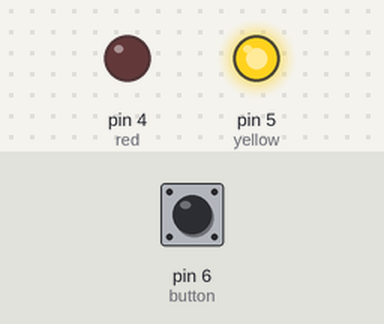
The sketch below on a simulated Arduino Uno, built with avr-gcc and run on an emulated ATmega328P. Shown: output pins drawn as LEDs (lit = HIGH). The test bench sets the inputs (shaded band); at power-on: pin 6 (button) HIGH.

Above: at 1.2 s.
1.3 s: pin 6 (button) pulled LOW for 0.15 s
At 1.37 s:
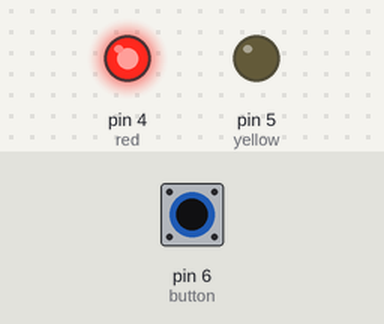
2.9 s: pin 6 (button) pulled LOW for 3.2 s
At 7.1 s:
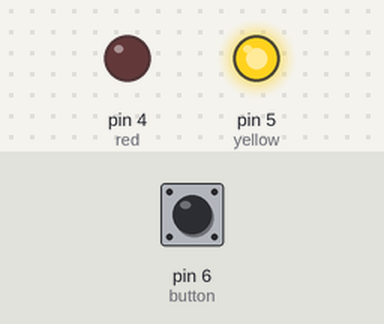
Timing chart, 0 to 8.6 s (numbered marks = the images above; inputs shaded):
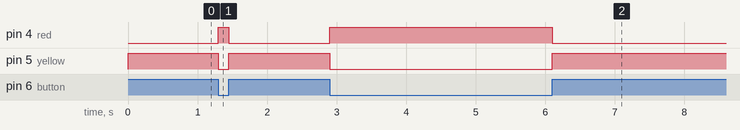

The sketch:

2led.ino
```cpp
int red= 4;
int yellow = 5;
int button = 6;
void setup() {
  pinMode(red, OUTPUT);
  pinMode(yellow,OUTPUT);
  pinMode(button, INPUT_PULLUP);
}
void loop() {
  int buttonstate = digitalRead(button);
  if(buttonstate == LOW){
    digitalWrite(red,HIGH);
    digitalWrite(yellow,LOW);
}else{
  digitalWrite(red,LOW);
  digitalWrite(yellow, HIGH);
}
}
```

Measured:
- after the input at 1.3 s, pin 4 (red): LOW → HIGH at once, → LOW 0.15 s later; pin 5 (yellow): HIGH → LOW at once, → HIGH 0.15 s later
- after the input at 2.9 s, pin 4 (red): LOW → HIGH at once, → LOW 3.2 s later; pin 5 (yellow): HIGH → LOW at once, → HIGH 3.2 s later
